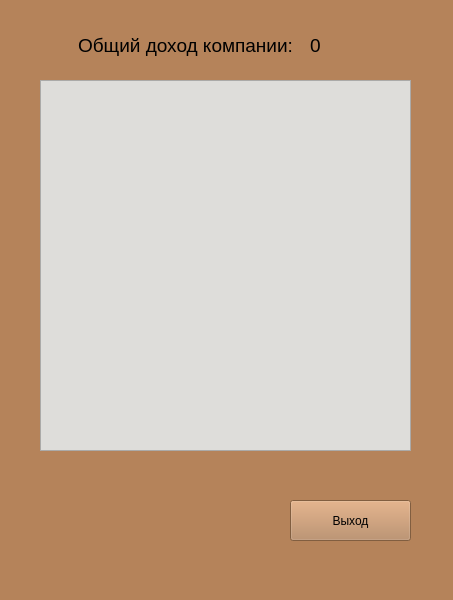
<?xml version="1.0" encoding="UTF-8"?>
<ui version="4.0">
 <class>MainWindow</class>
 <widget class="QMainWindow" name="MainWindow">
  <property name="geometry">
   <rect>
    <x>0</x>
    <y>0</y>
    <width>453</width>
    <height>600</height>
   </rect>
  </property>
  <property name="windowTitle">
   <string>MainWindow</string>
  </property>
  <property name="styleSheet">
   <string notr="true">background-color: rgb(181, 131, 90)</string>
  </property>
  <widget class="QWidget" name="centralwidget">
   <widget class="QLabel" name="label">
    <property name="geometry">
     <rect>
      <x>60</x>
      <y>20</y>
      <width>251</width>
      <height>51</height>
     </rect>
    </property>
    <property name="text">
     <string>&lt;html&gt;&lt;head/&gt;&lt;body&gt;&lt;p align=&quot;center&quot;&gt;&lt;span style=&quot; font-size:14pt;&quot;&gt;Общий доход компании:&lt;/span&gt;&lt;/p&gt;&lt;/body&gt;&lt;/html&gt;</string>
    </property>
   </widget>
   <widget class="QTableView" name="tableView">
    <property name="geometry">
     <rect>
      <x>40</x>
      <y>80</y>
      <width>371</width>
      <height>371</height>
     </rect>
    </property>
    <property name="styleSheet">
     <string notr="true">background-color: rgb(222, 221, 218);</string>
    </property>
   </widget>
   <widget class="QLabel" name="label_0">
    <property name="geometry">
     <rect>
      <x>310</x>
      <y>30</y>
      <width>21</width>
      <height>31</height>
     </rect>
    </property>
    <property name="text">
     <string>&lt;html&gt;&lt;head/&gt;&lt;body&gt;&lt;p&gt;&lt;span style=&quot; font-size:14pt;&quot;&gt;0&lt;/span&gt;&lt;/p&gt;&lt;/body&gt;&lt;/html&gt;</string>
    </property>
   </widget>
   <widget class="QPushButton" name="pushButton_exit">
    <property name="geometry">
     <rect>
      <x>290</x>
      <y>500</y>
      <width>121</width>
      <height>41</height>
     </rect>
    </property>
    <property name="text">
     <string>Выход</string>
    </property>
   </widget>
  </widget>
  <widget class="QMenuBar" name="menubar">
   <property name="geometry">
    <rect>
     <x>0</x>
     <y>0</y>
     <width>453</width>
     <height>23</height>
    </rect>
   </property>
  </widget>
  <widget class="QStatusBar" name="statusbar"/>
 </widget>
 <resources/>
 <connections/>
</ui>
